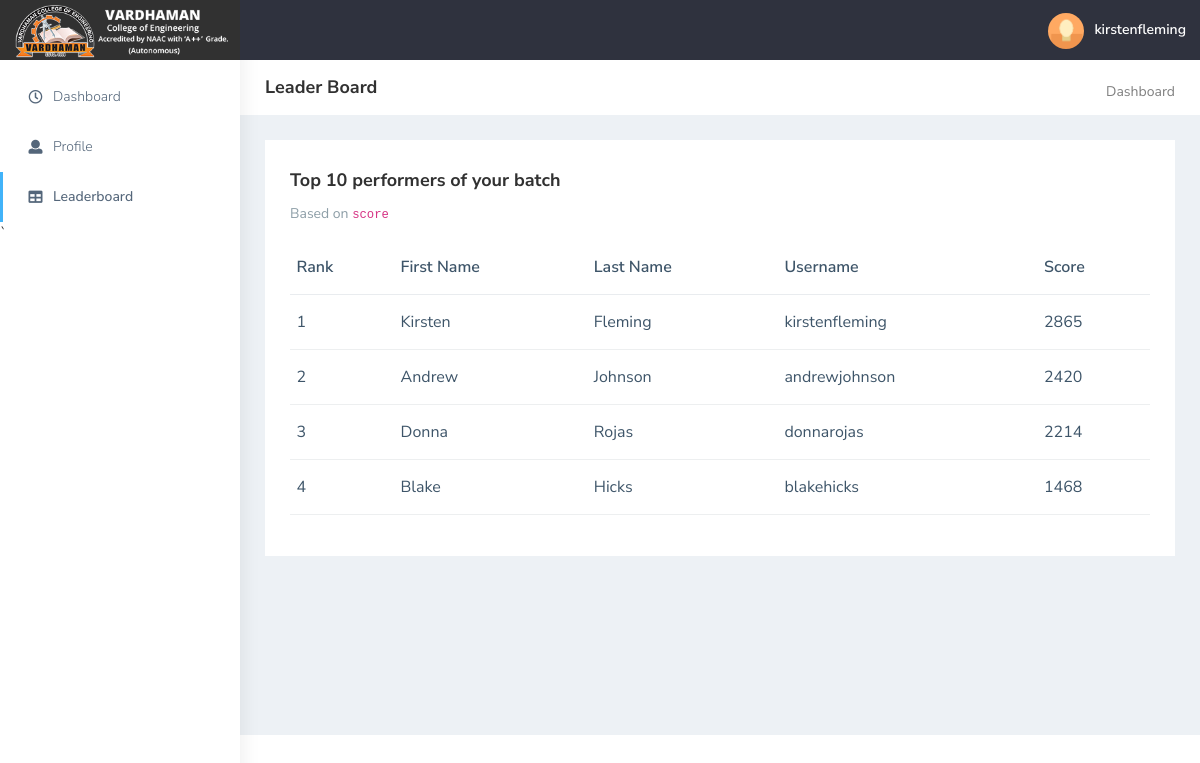
Screenshot of /leaderboard/ (signed in) with the database file from the repository.
### myapp/models.py (models this page shows, shortened)
class Student(models.Model):
    user = models.OneToOneField(
        User, verbose_name="user", on_delete=models.CASCADE)
    code_chef_handle = models.CharField(max_length=150)
    hacker_rank_handle = models.CharField(max_length=150, blank=True)
    hacker_earth_handle = models.CharField(max_length=150, blank=True)
    code_forces_handle = models.CharField(max_length=150, blank=True)
    code_chef_score = models.IntegerField(blank=True, default=0)
    hacker_rank_score = models.IntegerField(blank=True, default=0)
    hacker_earth_score = models.IntegerField(blank=True, default=0)
    code_forces_score = models.IntegerField(blank=True, default=0)
    roll_no = models.CharField(max_length=10)
    branch = models.CharField(max_length=4)
    is_blocked = models.BooleanField(default=False)
    @property
    def total_score(self):
        return self.code_chef_score + self.hacker_rank_score + self.hacker_earth_score + self.code_forces_score

### myapp/views.py (the view)
# urls.py: path('leaderboard/', views.leaderboard, name="leaderboard"),
def leaderboard(req: HttpRequest):
    if not req.user.is_authenticated:
        return redirect('myapp:login')
    student: Student = Student.objects.get(user=req.user)
    students = Student.objects.filter(
        roll_no__startswith=student.roll_no[:2]
    ).annotate(total=F('code_chef_score') + F('code_forces_score') + F('hacker_rank_score') + F('hacker_earth_score')).order_by('-total')[:10]
    return render(req, "myapp/leaderboard.html", {"student": student, "students": students})

### myapp/templates/myapp/leaderboard.html
{% extends 'myapp/template.html' %} {% block body %}
<div class="page-breadcrumb bg-white">
  <div class="row align-items-center">
    <div class="col-lg-3 col-md-4 col-sm-4 col-xs-12">
      <h4 class="page-title">Leader Board</h4>
    </div>
    <div class="col-lg-9 col-sm-8 col-md-8 col-xs-12">
      <div class="d-md-flex">
        <ol class="breadcrumb ms-auto">
          <li><a href="#" class="fw-normal">Dashboard</a></li>
        </ol>
      </div>
    </div>
  </div>
</div>
<div class="container-fluid">
  <div class="row">
    <div class="col-sm-12">
      <div class="white-box">
        <h3 class="box-title">Top 10 performers of your batch</h3>
        <p class="text-muted">Based on <code>score</code></p>
        <div class="table-responsive">
          <table class="table text-nowrap">
            <thead>
              <tr>
                <th class="border-top-0">Rank</th>
                <th class="border-top-0">First Name</th>
                <th class="border-top-0">Last Name</th>
                <th class="border-top-0">Username</th>
                <th class="border-top-0">Score</th>
              </tr>
            </thead>
            <tbody>
              {% for stud in students %}
              <tr>
                <td>{{forloop.counter}}</td>
                <td>{{stud.user.first_name}}</td>
                <td>{{stud.user.last_name}}</td>
                <td>{{stud.user.username}}</td>
                <td>{{stud.total_score}}</td>
              </tr>
              {% endfor %}
            </tbody>
          </table>
        </div>
      </div>
    </div>
  </div>
</div>
{% endblock body %}

### myapp/templates/myapp/template.html (shortened to what this page needs)
{% load static %}
<!DOCTYPE html>
<html dir="ltr" lang="en">
<head>
    <link href={% static "myapp/css/style.min.css" %} rel="stylesheet">
</head>
<body>
    <div id="main-wrapper" data-layout="vertical" data-navbarbg="skin5" data-sidebartype="full"
        data-sidebar-position="absolute" data-header-position="absolute" data-boxed-layout="full">
        <header class="topbar" data-navbarbg="skin5">
            <nav class="navbar top-navbar navbar-expand-md navbar-dark">
                <div class="navbar-header" data-logobg="skin6">
                    <a class="navbar-brand bg-dark" href="dashboard.html">
                        <span class="w-100 logo-text">
                            <img class="img-fluid .d-block .d-sm-none" src= {% static "myapp/plugins/images/logo-text.png" %} alt="homepage" />
                        </span>
                    </a>
                </div>
                <div class="navbar-collapse collapse" id="navbarSupportedContent" data-navbarbg="skin5">
                    <ul class="navbar-nav ms-auto d-flex align-items-center">
                        <li>
                            <a class="profile-pic" href={% url 'myapp:profile' %}>
                                <img src={% static "myapp/plugins/images/users/1.jpg" %} alt="user-img" width="36"
                                    class="img-circle"><span
                                    class="text-white font-medium">{{request.user.username}}</span></a>
                        </li>
                    </ul>
                </div>
            </nav>
        </header>
        <aside class="left-sidebar" data-sidebarbg="skin6">
            <div class="scroll-sidebar">
                <nav class="sidebar-nav">
                    <ul id="sidebarnav">
                        <li class="sidebar-item pt-2">
                            <a class="sidebar-link waves-effect waves-dark sidebar-link" href={% url 'myapp:dashboard' %} aria-expanded="false">
                                <i class="far fa-clock" aria-hidden="true"></i>
                                <span class="hide-menu">Dashboard</span>
                            </a>
                        </li>
                        <li class="sidebar-item">
                            <a class="sidebar-link waves-effect waves-dark sidebar-link" href={% url 'myapp:profile' %}
                                aria-expanded="false">
                                <i class="fa fa-user" aria-hidden="true"></i>
                                <span class="hide-menu">Profile</span>
                            </a>
                        </li>
                        <li class="sidebar-item">
                            <a class="sidebar-link waves-effect waves-dark sidebar-link" href={% url 'myapp:leaderboard' %} aria-expanded="false">
                                <i class="fa fa-table" aria-hidden="true"></i>
                                <span class="hide-menu">Leaderboard</span>
                            </a>
                        </li>
                    </ul>
                    `
                </nav>
            </div>
        </aside>
        <div class="page-wrapper">
            {% block body %}{% endblock body %}
        </div>
    </div>
</body>
</html>

### rows the page displays
Student: user.first_name "Kirsten", user.last_name "Fleming", user.username "kirstenfleming", total_score "2865"
Student: user.first_name "Andrew", user.last_name "Johnson", user.username "andrewjohnson", total_score "2420"
Student: user.first_name "Donna", user.last_name "Rojas", user.username "donnarojas", total_score "2214"
Student: user.first_name "Blake", user.last_name "Hicks", user.username "blakehicks", total_score "1468"

### other values shown
{{ request.user.username }} "kirstenfleming"
